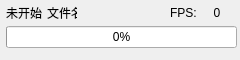
<?xml version="1.0" encoding="UTF-8"?>
<ui version="4.0">
 <class>Form</class>
 <widget class="QWidget" name="Form">
  <property name="geometry">
   <rect>
    <x>0</x>
    <y>0</y>
    <width>240</width>
    <height>60</height>
   </rect>
  </property>
  <property name="minimumSize">
   <size>
    <width>200</width>
    <height>60</height>
   </size>
  </property>
  <property name="maximumSize">
   <size>
    <width>240</width>
    <height>60</height>
   </size>
  </property>
  <property name="windowTitle">
   <string>Form</string>
  </property>
  <layout class="QFormLayout" name="formLayout">
   <property name="horizontalSpacing">
    <number>3</number>
   </property>
   <property name="verticalSpacing">
    <number>3</number>
   </property>
   <property name="leftMargin">
    <number>3</number>
   </property>
   <property name="topMargin">
    <number>3</number>
   </property>
   <property name="rightMargin">
    <number>3</number>
   </property>
   <property name="bottomMargin">
    <number>3</number>
   </property>
   <item row="0" column="1">
    <layout class="QHBoxLayout" name="horizontalLayout_2">
     <item>
      <layout class="QHBoxLayout" name="horizontalLayout_3">
       <property name="spacing">
        <number>0</number>
       </property>
       <item>
        <widget class="QLabel" name="label_process_status">
         <property name="text">
          <string>未开始</string>
         </property>
        </widget>
       </item>
       <item>
        <spacer name="horizontalSpacer_2">
         <property name="orientation">
          <enum>Qt::Horizontal</enum>
         </property>
         <property name="sizeType">
          <enum>QSizePolicy::Fixed</enum>
         </property>
         <property name="sizeHint" stdset="0">
          <size>
           <width>5</width>
           <height>20</height>
          </size>
         </property>
        </spacer>
       </item>
       <item>
        <widget class="QLabel" name="label_video_name">
         <property name="minimumSize">
          <size>
           <width>30</width>
           <height>20</height>
          </size>
         </property>
         <property name="maximumSize">
          <size>
           <width>160</width>
           <height>20</height>
          </size>
         </property>
         <property name="text">
          <string>文件名</string>
         </property>
         <property name="scaledContents">
          <bool>false</bool>
         </property>
        </widget>
       </item>
       <item>
        <spacer name="horizontalSpacer">
         <property name="maximumSize">
          <size>
           <width>16777215</width>
           <height>20</height>
          </size>
         </property>
         <property name="orientation">
          <enum>Qt::Horizontal</enum>
         </property>
         <property name="sizeHint" stdset="0">
          <size>
           <width>40</width>
           <height>20</height>
          </size>
         </property>
        </spacer>
       </item>
       <item>
        <widget class="QLabel" name="label">
         <property name="maximumSize">
          <size>
           <width>16777215</width>
           <height>20</height>
          </size>
         </property>
         <property name="text">
          <string>FPS:</string>
         </property>
        </widget>
       </item>
       <item>
        <widget class="QLabel" name="label_process_fps">
         <property name="minimumSize">
          <size>
           <width>40</width>
           <height>0</height>
          </size>
         </property>
         <property name="maximumSize">
          <size>
           <width>40</width>
           <height>20</height>
          </size>
         </property>
         <property name="text">
          <string>0</string>
         </property>
         <property name="alignment">
          <set>Qt::AlignCenter</set>
         </property>
        </widget>
       </item>
      </layout>
     </item>
    </layout>
   </item>
   <item row="1" column="1">
    <widget class="QProgressBar" name="bar_progress">
     <property name="enabled">
      <bool>true</bool>
     </property>
     <property name="minimumSize">
      <size>
       <width>0</width>
       <height>20</height>
      </size>
     </property>
     <property name="value">
      <number>0</number>
     </property>
     <property name="textVisible">
      <bool>true</bool>
     </property>
     <property name="invertedAppearance">
      <bool>false</bool>
     </property>
     <property name="textDirection">
      <enum>QProgressBar::TopToBottom</enum>
     </property>
     <property name="format">
      <string>%p%</string>
     </property>
    </widget>
   </item>
  </layout>
 </widget>
 <resources/>
 <connections/>
</ui>
